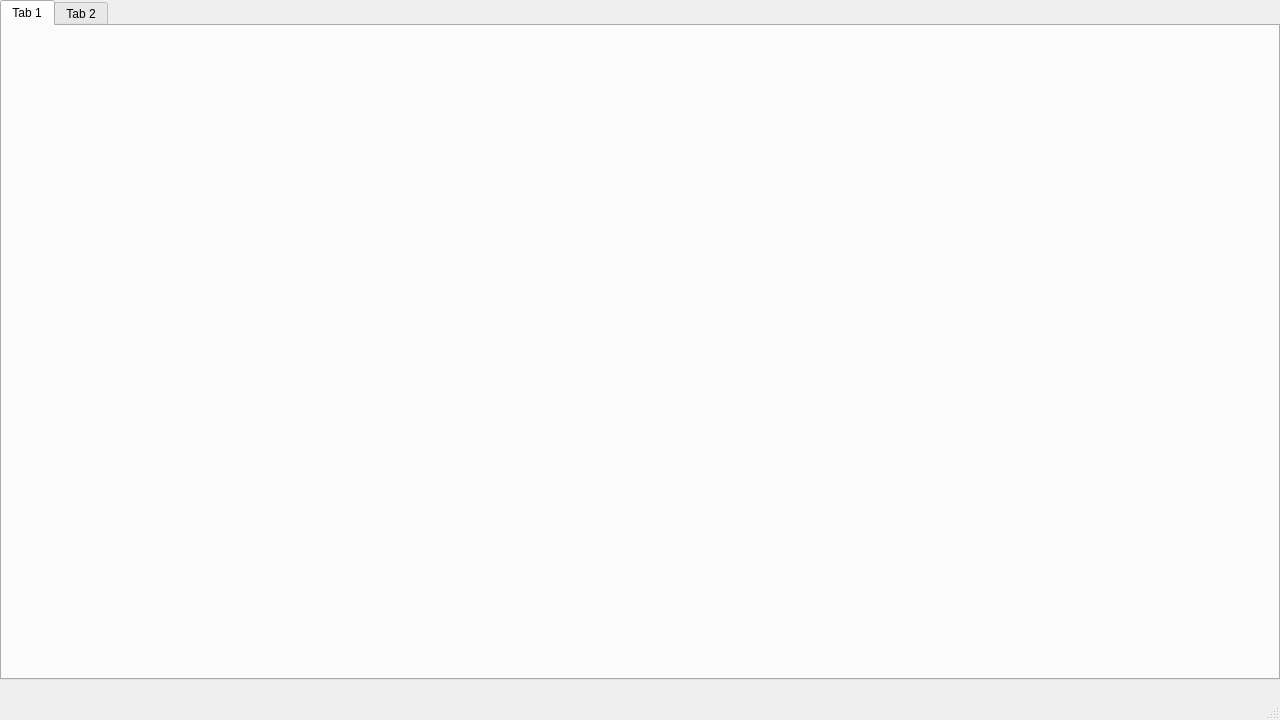
<?xml version="1.0" encoding="UTF-8"?>
<ui version="4.0">
 <class>MainWindow</class>
 <widget class="QMainWindow" name="MainWindow">
  <property name="geometry">
   <rect>
    <x>0</x>
    <y>0</y>
    <width>1280</width>
    <height>720</height>
   </rect>
  </property>
  <property name="windowTitle">
   <string>MainWindow</string>
  </property>
  <widget class="QWidget" name="centralwidget">
   <widget class="QTabWidget" name="tabWidget">
    <property name="geometry">
     <rect>
      <x>0</x>
      <y>0</y>
      <width>1280</width>
      <height>680</height>
     </rect>
    </property>
    <widget class="QWidget" name="tab">
     <attribute name="title">
      <string>Tab 1</string>
     </attribute>
    </widget>
    <widget class="QWidget" name="tab_2">
     <attribute name="title">
      <string>Tab 2</string>
     </attribute>
    </widget>
   </widget>
  </widget>
  <widget class="QMenuBar" name="menubar">
   <property name="geometry">
    <rect>
     <x>0</x>
     <y>0</y>
     <width>1280</width>
     <height>23</height>
    </rect>
   </property>
  </widget>
  <widget class="QStatusBar" name="statusbar"/>
 </widget>
 <resources/>
 <connections/>
</ui>
